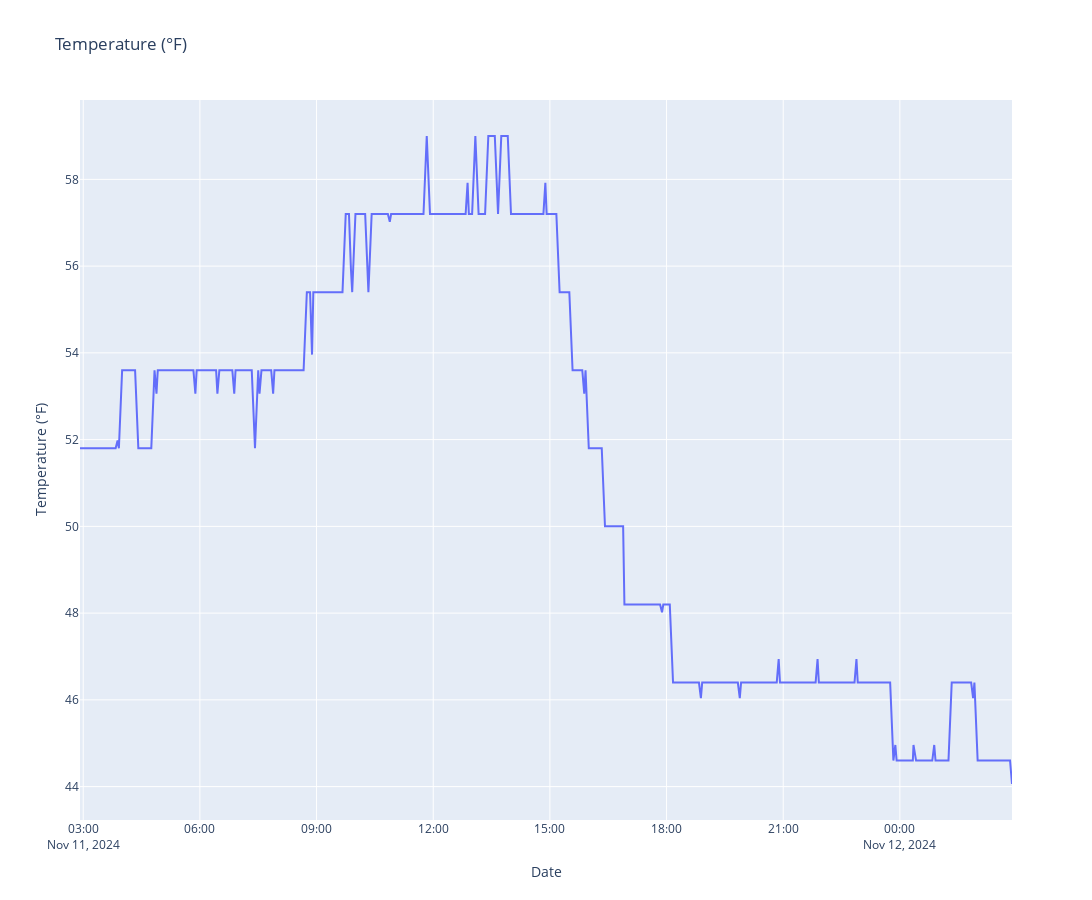

Notebook source saved alongside this figure:
### Code cell
import pandas as pd
pd.options.plotting.backend = "plotly"

import plotly.express as px

fig = px.line(df, y="temperature", title="Temperature (°F)", width=1800, height=900)
fig.update_traces(mode="lines", hovertemplate=None)
fig.update_layout(hovermode="x")
fig.update_yaxes(title="Temperature (°F)")
fig.update_xaxes(title="Date")

fig.show()

### Figure 1 — Plotly figure (JSON) as saved in the notebook; plotly's stock layout.template omitted (floating-point values rounded to 4 significant figures; data arrays with more than 128 entries replaced by an {"elided": "..."} marker saying what was removed)
{"data": [{"legendgroup": "", "line": {"color": "#636efa", "dash": "solid"}, "marker": {"symbol": "circle"}, "mode": "lines", "name": "", "orientation": "v", "showlegend": false, "type": "scatter", "x": {"elided": "315 str values"}, "xaxis": "x", "y": {"elided": "315 float values"}, "yaxis": "y"}], "layout": {"height": 900, "hovermode": "x", "legend": {"tracegroupgap": 0}, "title": {"text": "Temperature (°F)"}, "width": 1800, "xaxis": {"anchor": "y", "domain": [0, 1], "title": {"text": "Date"}}, "yaxis": {"anchor": "x", "domain": [0, 1], "title": {"text": "Temperature (°F)"}}}}
